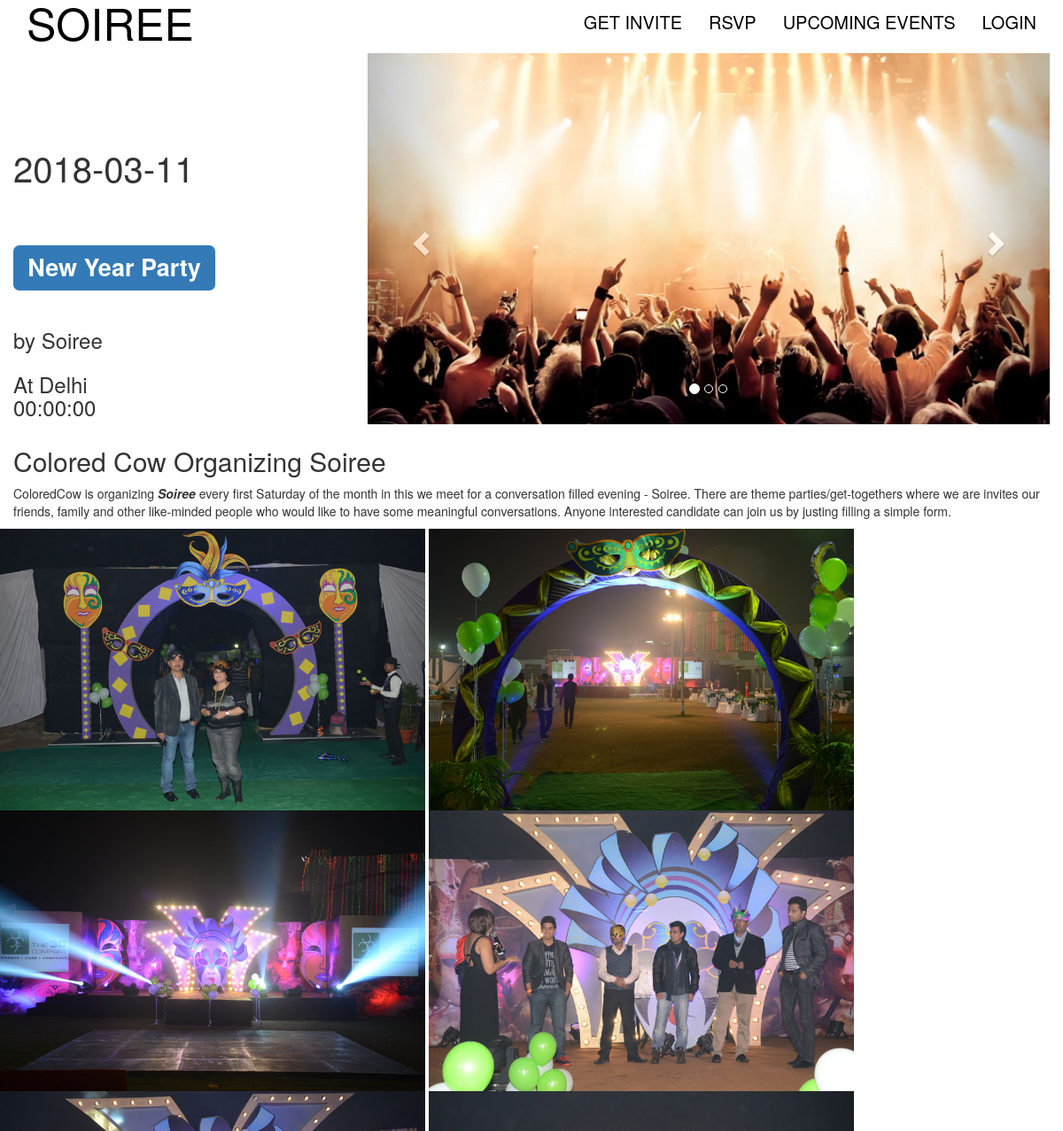
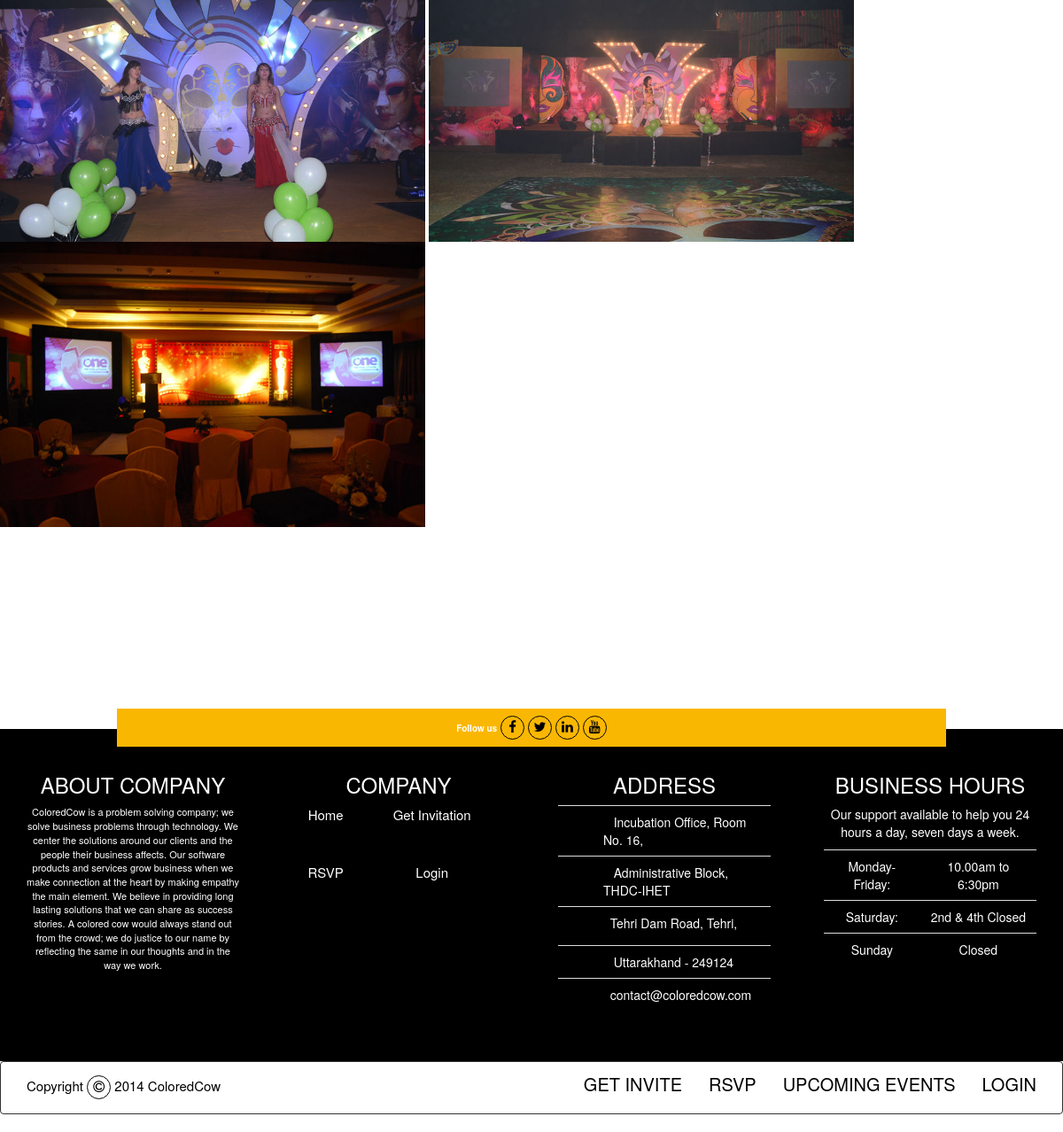
/home.PHP, run on the app's committed database (2 pictures, top to bottom).
### tables this page shows
CREATE TABLE `events` (
  `id` int(255) NOT NULL,
  `theme` varchar(255) NOT NULL,
  `date` varchar(255) NOT NULL,
  `time` time NOT NULL,
  `venue` varchar(255) NOT NULL,
  `created_at` timestamp NOT NULL DEFAULT CURRENT_TIMESTAMP,
  `guestsconfirmed` varchar(255) DEFAULT NULL
);

### home.PHP (the view, shortened to what this page needs)
<!DOCTYPE html>
<html lang="en">
  <head>
  <link href="Libraries\css\bootstrap.min.css" rel="stylesheet">
   </head>   <body>
    <?php include 'nav.php';
      include 'header.php';
        include 'db.php';
        if(isset($_GET['event_id'])){
        $event_id=$_GET['event_id'];
        $sql="select * from events where id='$event_id'";
        $result=$conn->query($sql);
        if($row=$result->fetch_assoc())
       {     $date=$row['date'];
        $theme=$row['theme'];
        $time=$row['time'];
        $venue=$row['venue'];
      }
    }
        else
          $sql="select * from events limit 1";
        $result=$conn->query($sql);
          if($row=$result->fetch_assoc())
       {     $date=$row['date'];
        $theme=$row['theme'];
        $time=$row['time'];
        $venue=$row['venue'];
      }
    ?>
<div class="container-fluid" id="body" style="margin-top: 60px; ">
 <div class="row">
              <div class="col-sm-4">
              <div style="font-size:40px; margin-top: 100px;"><?php echo $date ?></div>
              <br>
              <br>
          <h1>
            <span class="label label-primary">
            <?php echo $theme ?>
            </span>
                </h1>
              <br>
              <br>
              <font size="5px">by Soiree</font>
             <br>
                  <h3>At <?php echo $venue ?><br>
                  <?php echo $time ?></h3>
              </div>
            <div class="col-sm-8">
                <?php include("slide.php");?>
              </div></div>
      <h2>Colored Cow Organizing Soiree</h2>
      <p>
      ColoredCow is organizing <i><b>Soiree</b></i> every first Saturday of the month in this we meet for a conversation filled evening - Soiree. There are theme parties/get-togethers where we are invites our friends, family and other like-minded people who would like to have some meaningful conversations. Anyone interested candidate can join us by justing filling a simple form.
      </p>
     </div>
 <marquee scrollamount=10>
  <img src="image/slide/1.jpg" width="40%" height="40%">
    <img src="image/slide/2.jpg" width="40%" height="40%">
      <img src="image/slide/3.jpg" width="40%" height="40%">
        <img src="image/slide/4.jpg" width="40%" height="40%">
          <img src="image/slide/5.jpg" width="40%" height="40%">
            <img src="image/slide/6.jpg" width="40%" height="40%">
              <img src="image/slide/7.jpg" width="40%" height="40%">
 </marquee>
<?php include 'footer.php' ?>
  </body>
</html>

### nav.php (shortened to what this page needs)
 <nav class = "navbar navbar-default
navbar-inverse navbar-fixed-top" role = "navigation">    <div class="container">
   <div class = "navbar-header">
    <a class = "navbar-brand" href = "home.php?event_id=<?php echo $event_id; ?>" style="font-size:50px; padding:15px; color:black; ">
      </a>
   </div>
            <div class="navbar-collapse collapse" id="collapse">
          <ul class="nav navbar-nav navbar-right">
          <li class="nav-item">
            <a class="nav-link" data-toggle="modal" data-target="#getinvite" style="font-size:20px; color:black;">GET INVITE</a>
          </li>
          <li class="nav-item">
            <a class="nav-link"  data-toggle="modal" data-target="#rsvp" style="font-size:20px;color:black;">RSVP</a>
          </li>
          <li class="nav-item">
            <a class="nav-link" href="career.html" data-toggle="modal" data-target="#upcoming"  style="font-size:20px;color:black;">UPCOMING EVENTS</a>
          </li>
          </li><li class="nav-item">
            <a class="nav-link" data-toggle="modal" data-target="#login" href="client.html" style="font-size:20px;color:black;">LOGIN</a>
          </li>
        </ul>
           </div>
</div></nav>

### header.php (shortened to what this page needs)
    <link href="Libraries\css\bootstrap.min.css" rel="stylesheet">
<link href="dist\font-awesome-4.7.0\css\font-awesome.min.css" rel="stylesheet">
<link href="dist\style.css" rel="stylesheet" type="text/css">
<link href="libraries\css\jquery.datetimepicker.min.css" rel="stylesheet">
<link rel="stylesheet" href="animate.min.css">
<link rel="stylesheet" href="animate.css">

### slide.php (shortened to what this page needs)
 <div id="myCarousel" class="carousel slide" data-ride="carousel">
  <ol class="carousel-indicators">
    <li data-target="#myCarousel" data-slide-to="0" class="active"></li>
    <li data-target="#myCarousel" data-slide-to="1"></li>
    <li data-target="#myCarousel" data-slide-to="2"></li>
  </ol>
  <div class="carousel-inner">
    <div class="item active">
      <img src="image/1.jpg" alt="Los Angeles" style="width:100%;">
    </div>
  </div>
  <a class="left carousel-control" href="#myCarousel" data-slide="prev">
    <span class="glyphicon glyphicon-chevron-left"></span>
  </a>
  <a class="right carousel-control" href="#myCarousel" data-slide="next">
    <span class="glyphicon glyphicon-chevron-right"></span>
  </a>
</div>

### footer.php (shortened to what this page needs)
<footer class="page-footer font-small blue pt-4 mt-4" id="footer-social">
    <div class="container-fluid text-center text-md-left" style="padding-top: 200px;">
   <div class="footer-social" id="media1" style="float: center;
   margin-top:5px;
   margin-left:10%;
    padding: 8px 5.5px;
    color: #FFFFFF;
    background: #fab702;
    margin-bottom: -20px;
    position: relative;
    width:80%;
 ">
       <label class="font-heading" style="font-size:10px;">Follow us</label>
       <a href="https://www.facebook.com/ColoredCowConsulting/"><i class="fa fa-facebook"></i>
       </a>
        <a target="#"><i class="fa fa-twitter"></i>
       </a>
        <a href="https://www.linkedin.com/company/6579196/"><i class="fa fa-linkedin"></i>
       </a>
        <a target="#"><i class="fa fa-youtube"></i>
       </a>
     </div>
  </div>
   <div class="container-fluid" style="background-color: black;">
    <div class="row">
      <div class="col-lg-3  col-md-6 col-sm-12 col-xs-12" style="text-align:center;color:white; font-size:11px; padding:30px"><h3>ABOUT COMPANY</h3>
       <p> ColoredCow is a problem solving company; we solve business problems through technology. We center the solutions around our clients and the people their business affects. Our software products and services grow business when we make connection at the heart by making empathy the main element. We believe in providing long lasting solutions that we can share as success stories. A colored cow would always stand out from the crowd; we do justice to our name by reflecting the same in our thoughts and in the way we work.
      </p>
      </div>
      			   <div class="col-lg-3 col-md-6 col-sm-12 col-xs-12" style="text-align:center; color:white; padding:30px"><h3>COMPANY</h3>
       <table align="center" width="100%" style="font-size:15px;font-color:white; ">
        <tr><td>
        <a href="#" style="color:white;">Home</a> <br>
        <br><br></td>
        <td>
        <a href="#" style="color:white;">Get Invitation</a> <br><br> <br>
        </td>
      </tr>
      <tr>
      	<td><a href="#" style="color:white;">RSVP</a> <br><br> <br>
       </td><td> <a href="#" style="color:white;">Login</a> <br><br> <br>
        </td>
      </tr>
</table>
</div>
<div class="col-lg-3 col-md-6 col-sm-12 col-xs-12" style="text-align:center; align:center;color:white; padding:30px; "><h3>ADDRESS</h3>
	<center>
	<table class="table" align="center">
		<tr>
    <td></td><td align=left>&nbsp;&nbsp; Incubation Office, Room No. 16,</td>
</tr>
<tr>
  <td></td>
  <td align=left>&nbsp;&nbsp;
Administrative Block, THDC-IHET</td></tr>
            <tr>
     <td><i class="fa fa-phone"></i></td>
             <td align=left>&nbsp;&nbsp;Tehri Dam Road, Tehri,</td>
         </tr>
<tr>
  <td></td>
  <td align=left>&nbsp;&nbsp;
Uttarakhand - 249124
             </td>
</tr>
<tr>
  <td><i class="fa fa-envelope"></i></td>
  <td align=left>
&nbsp;&nbsp;contact@coloredcow.com</td>
</tr>
</table>
</center>
    </div>
      <div class="col-lg-3  col-md-6 col-sm-12 col-xs-12" style="text-align:center; color:white;padding:30px"><h3>BUSINESS HOURS</h3>
        <p>Our support available to help you 24 hours a day, seven days a week.</p>
        <table class="table">
          <tr>
            <td>Monday-Friday:</td>
            <td>10.00am to 6:30pm</td>
          </tr>
          <tr>
            <td>Saturday:</td>
            <td>2nd & 4th Closed</td>
          </tr>
          <tr>
            <td>Sunday</td>
            <td>Closed</td>
          </tr>
        </table>
    </div>
  </div>
</div>
<nav class = "navbar navbar-inverse navbar-bottom"  style=" border:1px solid" margin-bottom:0px; role = "navigation">
    <div class="container">
   <div class = "navbar-header">
      <a class = "navbar-brand" href = "index.html" style="font-size:15px; padding:15px; color:black; ">
        Copyright <i class="fa fa-copyright"></i> 2014 ColoredCow
      </a>
   </div>
            <div class="navbar-collapse collapse" id="collapse">
        <ul class="nav navbar-nav navbar-right">
          <ul class="nav navbar-nav navbar-right">
          <li class="nav-item">
            <a class="nav-link" data-toggle="modal" data-target="#getinvite" style="font-size:20px; color:black;">GET INVITE</a>
          </li>
          <li class="nav-item">
            <a class="nav-link"  data-toggle="modal" data-target="#rsvp" style="font-size:20px;color:black;">RSVP</a>
          </li>
          <li class="nav-item">
            <a class="nav-link" href="career.html" data-toggle="modal" data-target="#upcoming"  style="font-size:20px;color:black;">UPCOMING EVENTS</a>
          </li>
          </li><li class="nav-item">
            <a class="nav-link" data-toggle="modal" data-target="#login" href="client.html" style="font-size:20px;color:black;">LOGIN</a>
          </li>
        </ul>
           </div>
</div></nav>
</footer>

### data on the page
events: date "2018-03-11", theme "New Year Party", venue "Delhi", time "00:00:00"
